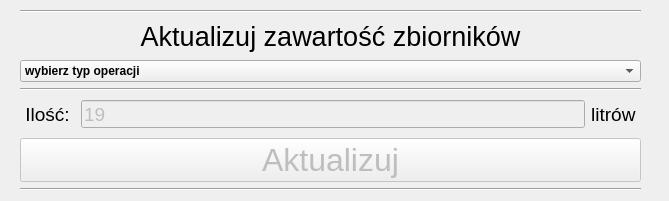
<?xml version="1.0" encoding="UTF-8"?>
<ui version="4.0">
 <class>EditTankFillLevel</class>
 <widget class="QDialog" name="EditTankFillLevel">
  <property name="geometry">
   <rect>
    <x>0</x>
    <y>0</y>
    <width>669</width>
    <height>201</height>
   </rect>
  </property>
  <property name="windowTitle">
   <string>Dialog</string>
  </property>
  <widget class="QWidget" name="verticalLayoutWidget_3">
   <property name="geometry">
    <rect>
     <x>20</x>
     <y>10</y>
     <width>621</width>
     <height>181</height>
    </rect>
   </property>
   <layout class="QVBoxLayout" name="verticalLayout_6">
    <item>
     <widget class="Line" name="line_22">
      <property name="orientation">
       <enum>Qt::Horizontal</enum>
      </property>
     </widget>
    </item>
    <item>
     <widget class="QLabel" name="label_31">
      <property name="font">
       <font>
        <family>Arial</family>
        <pointsize>20</pointsize>
        <weight>50</weight>
        <bold>false</bold>
       </font>
      </property>
      <property name="text">
       <string>Aktualizuj zawartość zbiorników</string>
      </property>
      <property name="alignment">
       <set>Qt::AlignCenter</set>
      </property>
     </widget>
    </item>
    <item>
     <widget class="QComboBox" name="operatonType">
      <property name="font">
       <font>
        <weight>75</weight>
        <bold>true</bold>
       </font>
      </property>
      <item>
       <property name="text">
        <string>wybierz typ operacji</string>
       </property>
      </item>
      <item>
       <property name="text">
        <string>wpisz aktualna zawartosc zbiornika</string>
       </property>
      </item>
      <item>
       <property name="text">
        <string>uzupelnienie zbiornika</string>
       </property>
      </item>
      <item>
       <property name="text">
        <string>pobrano ze zbiornika</string>
       </property>
      </item>
     </widget>
    </item>
    <item>
     <widget class="Line" name="line_17">
      <property name="orientation">
       <enum>Qt::Horizontal</enum>
      </property>
     </widget>
    </item>
    <item>
     <layout class="QHBoxLayout" name="horizontalLayout_6">
      <item>
       <widget class="QLabel" name="label_32">
        <property name="font">
         <font>
          <pointsize>14</pointsize>
         </font>
        </property>
        <property name="text">
         <string> Ilość: </string>
        </property>
        <property name="alignment">
         <set>Qt::AlignCenter</set>
        </property>
       </widget>
      </item>
      <item>
       <widget class="QLineEdit" name="amount">
        <property name="enabled">
         <bool>false</bool>
        </property>
        <property name="minimumSize">
         <size>
          <width>0</width>
          <height>0</height>
         </size>
        </property>
        <property name="maximumSize">
         <size>
          <width>10000</width>
          <height>28</height>
         </size>
        </property>
        <property name="font">
         <font>
          <pointsize>14</pointsize>
         </font>
        </property>
        <property name="text">
         <string>19</string>
        </property>
        <property name="frame">
         <bool>true</bool>
        </property>
       </widget>
      </item>
      <item>
       <widget class="QLabel" name="label_33">
        <property name="font">
         <font>
          <pointsize>14</pointsize>
         </font>
        </property>
        <property name="text">
         <string>litrów </string>
        </property>
        <property name="alignment">
         <set>Qt::AlignCenter</set>
        </property>
       </widget>
      </item>
     </layout>
    </item>
    <item>
     <widget class="QPushButton" name="updateButton">
      <property name="enabled">
       <bool>false</bool>
      </property>
      <property name="font">
       <font>
        <pointsize>24</pointsize>
       </font>
      </property>
      <property name="text">
       <string>Aktualizuj</string>
      </property>
     </widget>
    </item>
    <item>
     <widget class="Line" name="line_21">
      <property name="orientation">
       <enum>Qt::Horizontal</enum>
      </property>
     </widget>
    </item>
   </layout>
  </widget>
 </widget>
 <resources/>
 <connections/>
</ui>
